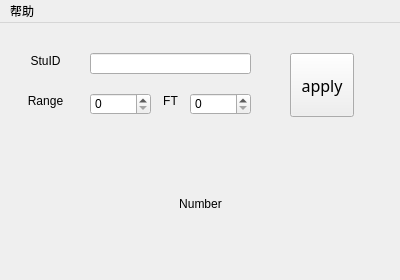
<?xml version="1.0" encoding="UTF-8"?>
<ui version="4.0">
 <class>MainWindow</class>
 <widget class="QMainWindow" name="MainWindow">
  <property name="geometry">
   <rect>
    <x>0</x>
    <y>0</y>
    <width>400</width>
    <height>280</height>
   </rect>
  </property>
  <property name="font">
   <font>
    <pointsize>9</pointsize>
    <stylestrategy>PreferAntialias</stylestrategy>
   </font>
  </property>
  <property name="cursor">
   <cursorShape>ArrowCursor</cursorShape>
  </property>
  <property name="windowTitle">
   <string>MainWindow</string>
  </property>
  <property name="whatsThis">
   <string>摇号</string>
  </property>
  <widget class="QWidget" name="centralwidget">
   <widget class="QPushButton" name="select">
    <property name="geometry">
     <rect>
      <x>290</x>
      <y>30</y>
      <width>64</width>
      <height>64</height>
     </rect>
    </property>
    <property name="font">
     <font>
      <family>微软雅黑</family>
      <pointsize>12</pointsize>
      <bold>false</bold>
      <stylestrategy>PreferAntialias</stylestrategy>
     </font>
    </property>
    <property name="cursor">
     <cursorShape>SplitHCursor</cursorShape>
    </property>
    <property name="text">
     <string>apply</string>
    </property>
   </widget>
   <widget class="QLabel" name="StuNo">
    <property name="geometry">
     <rect>
      <x>20</x>
      <y>30</y>
      <width>51</width>
      <height>16</height>
     </rect>
    </property>
    <property name="text">
     <string>StuID</string>
    </property>
    <property name="alignment">
     <set>Qt::AlignCenter</set>
    </property>
   </widget>
   <widget class="QLabel" name="Range">
    <property name="geometry">
     <rect>
      <x>20</x>
      <y>70</y>
      <width>51</width>
      <height>16</height>
     </rect>
    </property>
    <property name="text">
     <string>Range</string>
    </property>
    <property name="alignment">
     <set>Qt::AlignCenter</set>
    </property>
   </widget>
   <widget class="QLabel" name="rangeFT">
    <property name="geometry">
     <rect>
      <x>160</x>
      <y>70</y>
      <width>21</width>
      <height>16</height>
     </rect>
    </property>
    <property name="text">
     <string>FT</string>
    </property>
    <property name="alignment">
     <set>Qt::AlignCenter</set>
    </property>
   </widget>
   <widget class="QLabel" name="number">
    <property name="geometry">
     <rect>
      <x>110</x>
      <y>140</y>
      <width>181</width>
      <height>81</height>
     </rect>
    </property>
    <property name="text">
     <string>Number</string>
    </property>
    <property name="alignment">
     <set>Qt::AlignCenter</set>
    </property>
   </widget>
   <widget class="QSpinBox" name="rangeStart">
    <property name="geometry">
     <rect>
      <x>90</x>
      <y>70</y>
      <width>61</width>
      <height>22</height>
     </rect>
    </property>
   </widget>
   <widget class="QSpinBox" name="rangeEnd">
    <property name="geometry">
     <rect>
      <x>190</x>
      <y>70</y>
      <width>61</width>
      <height>22</height>
     </rect>
    </property>
   </widget>
   <widget class="QLineEdit" name="stuNum">
    <property name="geometry">
     <rect>
      <x>90</x>
      <y>30</y>
      <width>161</width>
      <height>21</height>
     </rect>
    </property>
   </widget>
  </widget>
  <widget class="QMenuBar" name="menubar">
   <property name="geometry">
    <rect>
     <x>0</x>
     <y>0</y>
     <width>400</width>
     <height>18</height>
    </rect>
   </property>
   <widget class="QMenu" name="About">
    <property name="title">
     <string>帮助</string>
    </property>
    <addaction name="actionAbout"/>
   </widget>
   <addaction name="About"/>
  </widget>
  <action name="actionAbout">
   <property name="text">
    <string>关于</string>
   </property>
  </action>
 </widget>
 <resources/>
 <connections/>
</ui>
